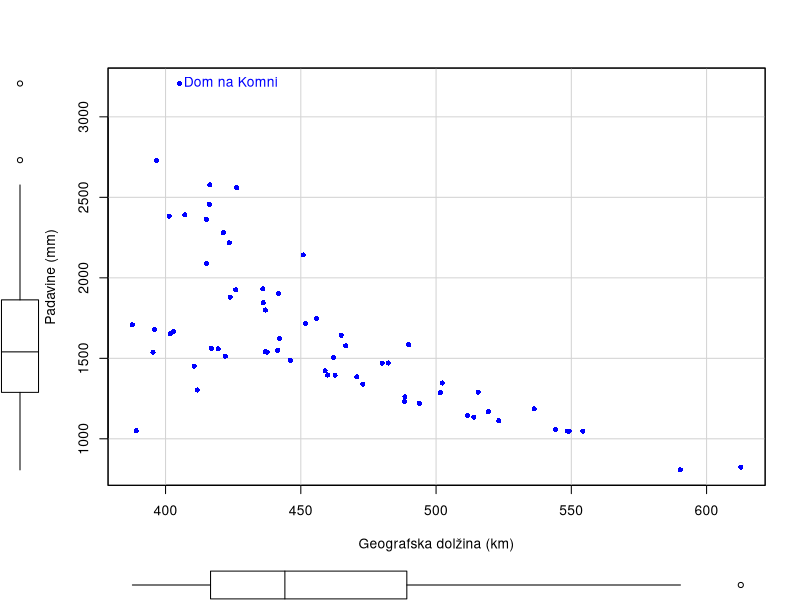

Write R code to recreate this figure. (Note: this script raises an error after producing the figure.)
# Primer POSTAJE (Box-Cox transformacija)

postaje<-read.table("POSTAJE.txt", header=TRUE, sep="\t")
str(postaje)
head(postaje)
summary(postaje)
rownames(postaje)<-postaje$Postaja
rownames(postaje)[is.na(postaje$x.gdol)]
rownames(postaje)[is.na(postaje$y.gsir)]
postaje <- postaje[postaje$Postaja != "Kredarica",]

# koordinate geografske dolžine in širine izrazimo v km
postaje$x <- postaje$x.gdol/1000 
postaje$y <- postaje$y.gsir/1000

# izločimo dve postaji, ki nimata podatka za geografsko dolžino
postaje <- na.omit(postaje)
dim(postaje)

# za grafični prikaz 
library(car)
scatterplot(padavine ~ x, regLine = FALSE, smooth = FALSE, boxplots = 'xy',
            xlab = c("Geografska dolžina (km)"), ylab = c("Padavine (mm)"),
            data = postaje, pch = 16,
            id = list(n = 2, location = "lr")) # id = TRUE

# vidimo, da količina padavin v sloveniji od zahoda proti vzhodu pada. 
# Variablinost padavin prav tako pada v zahoda proti vzhodu.
# zveza ni linearna. (mogoče vseeno treba sprobat)
# Če imamo box plot lahko povemo tudi kaj o porazdelitvi spremenljivk
# omenimo osamelce


model.1 <- lm(padavine~x, data=postaje)
par(mfrow = c(2, 2))
plot(model.1)


par(mfrow = c(1, 1))
symbox(~padavine, xlab= "Lambda", ylab="Transformirane vrednosti za padavine",
       data=postaje)
summary(powerTransform(model.1))
boxCox(model.1)

# zberemo okroglo vrednost znotraj 95% IZ -> -1

# inverzna transformacija ne reši situacije

model.2 <- lm(1/padavine~x, data=postaje)
par(mfrow = c(2, 2), oma=c(0,0,3,0))
plot(model.2)

# Na podlagi diagnostike vidimo, da mamo še vedno heteroskedastičnost
# nelinearnost se je še povečala

# KOVINE

kovine0<-read.table("KOVINE.txt", header=TRUE, sep="\t")
kovine0$razdalja<-kovine0$razdalja.m/1000

# izločimo vzorčne točke z oddaljenostjo več kot 10 km
kovine<-kovine0[kovine0$razdalja<10,] 
dim(kovine)
summary(kovine[,c("Pb","razdalja")])

scatterplot(Pb~razdalja, regLine=F, xlab="Razdalja (km)",
            ylab="Pb (mg/kg)", smooth=list(span=0.5, spread=FALSE),
            boxplots='xy', data=kovine, pch=16)

# Večja oddaljenost, manj svinca
# Zveza ni linearna (eksponentna)
# Težava s heteroskedastičnostjo 
# ker gre za eksponentno zvezo odvisno spremenljivko logaritmiramo 


scatterplot(log(Pb)~razdalja, regLine=F, smooth=list(span=0.5, spread=FALSE),
            xlab="Razdalja (km)", ylab="log(Pb)",
            boxplots='xy', data=kovine, pch=16)

model.Pb <- lm(log(Pb)~razdalja, data=kovine)
par(mfrow = c(2, 2),  oma = c(0, 0, 2, 0))
plot(model.Pb)

# znebili smo se heteroskedastičnti, residuali so razen na repih
# normalno porazdeljeni

par(mfrow = c(1, 1))
influencePlot(model.Pb, id.n=2)


# Mamo 3 kandidate za regresijske osamelce (<2 ali >-2)
# navpične črte predstavljajo 2kratnik in 3 kratnik povprečnega vzvoda
# če je oboje od tega je vplivna točka

outlierTest(model.Pb)

# Točka 105 je bila kandidat ampak po testu ne moremo zavrniti H0, da ni outlier.
# Gledamo Bonferonijev popravek (unadjusted p * število testov (n = 103))

summary(model.Pb)

# Če smo čisto pri cinkarni je logaritem svinca enak 5,36
# Če se odmaknemo za 1km se logaritem svinca zmanjša za 0,2

confint(model.Pb)
(b <- coefficients(model.Pb))

# antilogaritmiranje ocen parametrov za povprečno napoved pri cinkarni
# in za relativno spremembo Pb z razdaljo ter pripadajoči 95 % IZ
exp(b[1])
exp(confint(model.Pb)[1,])

# Pri 95% gotovosti lahko trdimo, da je povprečna vsebnost svinca pri 
# cinkarni med 163.7072 in 278.7921

exp(b[2])-1
# za vsak km stran od cinkarne v povprečju vsebnost svinca pade za 20%
exp(confint(model.Pb)[2,])-1

#  grafični prikaz napovedi s paketom effects
library(lattice)
library(effects)
plot(Effect(c("razdalja"), model.Pb), ci.style = "bands", main = "", 
     xlab = "Razdalja (km)", ylab = "log(Pb)")

plot(Effect(c("razdalja"), model.Pb,
            transformation = list(link = log, inverse = exp)), 
     axes = list(y = list(lab = "Pb (mg/kg)", type = "response")),
     ci.style = "bands", main = "", xlab = "Razdalja (km)")

# ali pa  z ggplot2
library(ggplot2)
ggplot(data = kovine, aes(x = razdalja, y = log(Pb)))+ 
  geom_point() + 
  stat_smooth(method = "lm") + 
  xlab("Razdalja (km)") +
  ylab("log(Pb)")

ggplot(data = kovine, aes(x = razdalja, y = Pb)) + 
  geom_point() + 
  xlab("Razdalja (km)") + ylab("Pb (mg/kg)") + 
  stat_function(fun=function(x) exp(5.36427-0.21302*x))


# Interakcija dveh številskih spremenljivk na primeru padavin v Sloveniji

par(mfrow = c(1, 2))
with(postaje, plot(x, padavine, pch = 16)) 
with(postaje, plot(z.nv, padavine, pch = 16)) 

model.m1 <- lm(padavine ~ x + z.nv, data = postaje)
par(mfrow = c(2, 2), oma = c(0, 0, 3, 0))
plot(model.m1)

# Tudi ta model še vedno ni kul, heteroskedastičnost

# grafikoni dodanih spremenljivk

avPlots(model.m1, ylim = c(-1000, 1500), id = list(location = "avoid")) 

# Pokaže zvezo med odzivno spremenljivko in napovedno 
# spremenljivko ob upoštevanu ostalih spremenljivk.
# Naklona teh premic sta točno naklona v modelu

summary(model.m1)

# če gremo za 1km proti vzhodu se količina padavin 
# zmanjša za 4,3 ob enaki nadmorski višini

# interakcija pomeni, da je vpliv ene spremenljivke na odzivno 
# odvisna od druge/ih spremenljivk

# grafikoni parcialnih ostankov
library(effects)
plot(Effect(c("z.nv", "x"), model.m1, partial.residuals = TRUE),
     ci.style = "none", lattice = list(layout = c(4, 1)))
# Če interakcije ni bi se gladilnik moral pokrivat z modelsko napovedjo
# V tem primeru sigurno moramo uporabit tudi interakcije

plot(Effect(c("x","z.nv"), model.m1, partial.residuals = TRUE),
     ci.style = "none", lattice = list(layout = c(4, 1)))

# vidimo, da model relativno dobro deluje za nižje nadmorske višine
# Večja nadmorska višina bolj vidimo potrebo po interakciji

model.m2 <- lm(padavine ~ z.nv + x + z.nv:x , data = postaje)
model.matrix(model.m2)

plot(Effect(c("z.nv", "x"), model.m2, partial.residuals = TRUE),
     ci.style = "none", lattice = list(layout = c(4, 1)))

# Vidimo, da modelske napovedi nimajo več istih naklonov
# vidimo, da se gladilniki veliko bolj ujemajo 
# (mamo mal podatkov, tko da mormo bit mal bolj prizanesljivi)

plot(Effect(c("x","z.nv"), model.m2, partial.residuals = TRUE),
     ci.style = "none", lattice = list(layout = c(4, 1)))

# Tukaj se še bolje vidi da se gladilniki ujemajo
# V 3 četrtini nadmorske višine vidimo da 5 točk vleče malo stran

par(mfrow = c(2, 2), oma = c(0, 0, 3, 0))
plot(model.m2)

# Mala izboljšava je, imamo pa še vedno heteroskedastičnost
# 

avPlots(model.m2, ylim = c(-1000, 600), id = list(location = "avoid")) 

# če je parameter interakcije negativen to pomeni, v tem primeru to pomeni, 
# da je pri manjših vrednosti (zahod) vpliv nadmorske višine večji 
# Kandidata za osamelce sta Idrija in Planica

outlierTest(model.m2)

# test na podlagi studentiziranega ostanka testira H0 da enota ni osamelec
# Vrne samo tiste, ki so regresijski osamelci (Povedat je treba tud kaj to pomen)

model.m2$coeff
summary(model.m2)$r.squared

# Model ki vsebuje geo. sirino, nadmorsko visino in interakcijo pojasni 
# 80% variabilnost

# napovedi modela
plot(predictorEffects(model.m2, ~.,xlevels = list(x = 4, z.nv = c(250, 500, 750, 1500))),
     rows = 2, cols = 1, main = "", layout = c(4,1))
# IZ so najozji pri povprecni vrednosti

# 1. Vidimo, da je vpliv nadmorske visine na zahodu pozitiven bolj kot gremo proti vzhou pa se naklon premice 
# spreminja in je na koncu ta vpliv že negativen

# 2. Vidi se da je vpliv geo sirine na padavine negativen in da naklon raste z nadmorsko visino
# ce mamo dva kraja na visini 1500 metrov in se premaknemo proti vzhodu bo razlika v padavinah večja 
# kot če smo na 300 metrov nadmorske visine

# MAMMALS (vplivnost točk, neenakomerna porazdelitev vrednosti napovedne spremenljivke)

# podatke najdemo v paketu MASS v podatkovnem okviru mammals
library(MASS)
data(mammals)
summary(mammals)

#  grafični prikaz odvisnosti mase možganov od mase telesa

scatterplot(brain ~ body, regLine = FALSE, smooth = FALSE, 
            id = list(method = 'mahal', n = 3), boxplots = 'xy', 
            xlab = "Masa telesa (kg)", 
            ylab = "Masa možganov (g)", pch = 16, data = mammals)

# Problem bodo predstavljali osamelci

# obe spremenljivki logaritmiramo, desetiški logaritem
# ker nas zanima proporcionalno -> 1Kg pri slonu =/= kot 1kg pri človeku
# Uporabimo desetiški log ker si lahko brez problema predstavljamo mase 
# številka na X osi predstavlja 10^x

scatterplot(log10(brain) ~ log10(body), regLine = FALSE, 
            smooth = list(span = 0.5, spread = FALSE),
            id = list(method = 'mahal', n = 3), boxplots = 'xy', 
            xlab = "log10(body)", ylab = "log10(brain)", pch = 16, 
            data = mammals)

model.m <- lm(log10(brain) ~ log10(body), data = mammals)
par(mfrow = c(2, 2), oma = c(0, 0, 2, 0))
plot(model.m)
# Pri diagnostiki ni težav po pričakovanjih

outlierTest(model.m)

par(mfrow = c(1, 1))
influencePlot(model.m, xlab = "Vzvodi", ylab = "Studentizirani ostanki",
              id = list(n = 3, location = "avoid")) # n = 3 -> 3 enote z največjimi vrednostmi

# Slona sta vzvodni točki
# 3 kandidati za regresijske osamelce (outlier test tega ne pokaže tko da smo good)


summary(model.m)

# Intercept nima smisla (telesna masa nemore bit 0)
# Če se telesna masa poveča za 1% se bo masa možganov povečala za 0,75% 

confint(model.m)

# Primer: ANDY (WLS)

andy <- read.table("ANDY.txt", header = TRUE)
str(andy)

# višino dreves izrazimo v metrih
andy$height <- andy$height/3.2808 

# buckets naj bo opisna spremenljivka, ker je za obravnavanje kot številsko
# spremenljivko premalo vrednosti

andy$buckets <- factor(andy$buckets) 
summary(andy)
library(ggplot2)
ggplot(data = andy, aes(x = age, y = height, col = buckets)) +
  geom_point() + xlab("Starost (leta)") + ylab("Visina dreves (m)")

mod.OLS <- lm(height ~ age * buckets, data = andy)
par(mfrow = c(2, 2))
plot(mod.OLS)

# lahko izračunamo variance višine dreves pri posamezni starosti

library(dplyr)
utez <- andy %>% group_by(age) %>%
  summarise(w = 1/var(height))
utez
andy <- merge(andy, utez, by = "age")

# uteži glede na starost

par(mfrow = c(1, 1))
plot(andy$age, andy$w, pch = 16, type = c("b"))

#  WLS

mod.WLS <- lm(height ~ age * buckets, weights = w, data = andy)
par(mfrow = c(2, 2))
plot(mod.WLS)

# Pri prvem grafu se še vedno kaže heteroskedastičnost
# ampak je okej ker tm so še navadni ostaniki in še ni informacije o
# varianci

par(mfrow = c(1, 1))
plot(fitted(mod.WLS), rstandard(mod.WLS), xlab = "Prilagojene vrednosti", 
     ylab = "Standardizirani ostanki")
abline(h = 0)

anova(mod.WLS)

# samo za primerjavo

anova(mod.OLS)

# Sekvenčni F testi
# najprej vidimo a Age kej pojasn
# pol vidmo če dodamo temu še buckets če kej več vemo (vemo, ker 
# je statistično značilna)
# nakonc pa še a je interakcija kej več pojasn (ni statistično značilno, 
# ampak predpostavke modela niso izpolnjene tko da iz tega nemormo nč sklepat) 

# povzetek WLS modela

summary(mod.WLS)


plot(Effect(c("buckets"), mod.WLS), main = "", ylim = c(0, 16))

# Povprečja višine dreves za različno količino vode pri povprečni starosti

plot(Effect(c("buckets", "age"), mod.WLS), main = "", multiline = TRUE, 
     ci.style = "band", ylim = c(0, 16))
